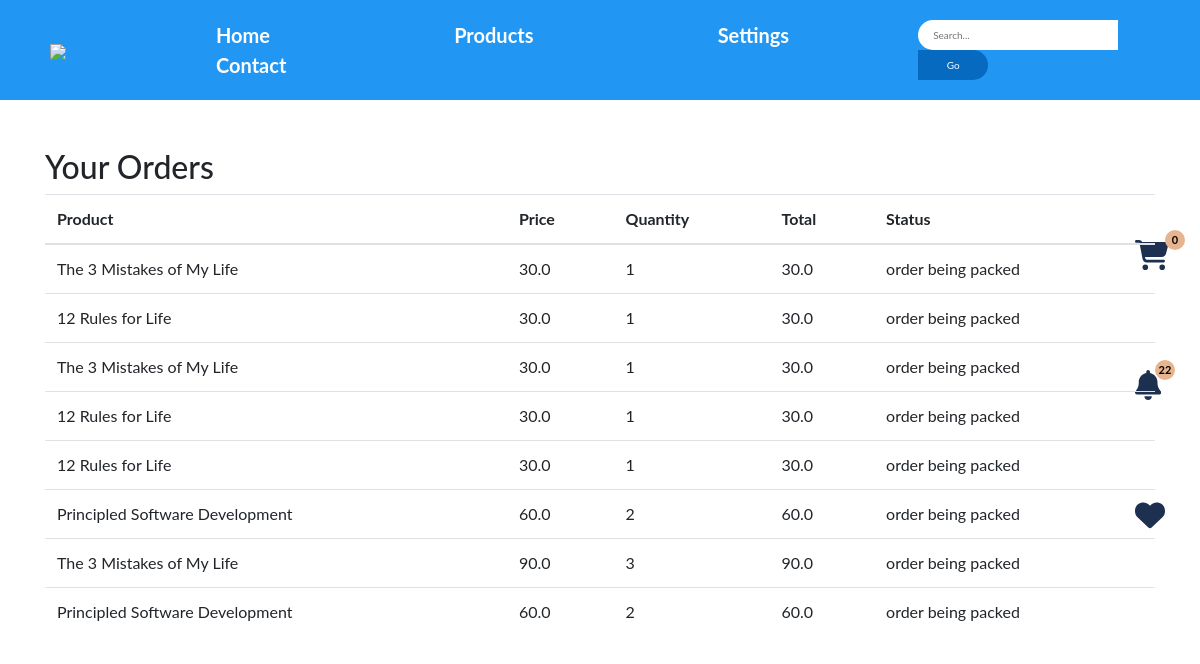
The app's page /orders_page (signed in) with its own data.
### main.py (models this page shows)
class Book(db.Model):
    _tablename_ = 'book'
    id = db.Column(db.Integer, primary_key=True)
    coverId = db.Column(db.String(100), unique=True, nullable=False)
    bookName = db.Column(db.String(200), nullable=False)
    author = db.Column(db.String(200), nullable=False)
    publishedYear = db.Column(db.Integer, nullable=False)
    editionCount = db.Column(db.Integer, nullable=False)
    searches = db.relationship('Search', secondary=book_search._tablename_, lazy='subquery',
        backref=db.backref('books', lazy=True))

class Order(db.Model):
    __tablename__ = 'orders'
    id = db.Column(db.Integer, primary_key=True)
    user_id = db.Column(db.Integer, nullable=False)
    book_id = db.Column(db.Integer, nullable=False)
    quantity = db.Column(db.Integer, nullable=False)
    price = db.Column(db.Float, nullable=False)
    status = db.Column(db.String(200), nullable=False)

### main.py (the view)
@app.route('/orders_page', methods=['GET'])
def orders_page():
    order_items = db.session.query(Order).filter(Order.user_id == db.session.query(User).filter(User.email==session['user']).first().id).all()[::-1]
    order_item_names = [db.session.query(Book).filter(Book.id == order_item.book_id).first().bookName for order_item in order_items]
    return render_template('orders_page.html',
                           order_items=order_items,
                           order_item_names=order_item_names, cart_items_count=getCartItemsCount(),
                              notification_count=getUnreadNotificationCount())

### main.py (called while the page is built)
def getCartItems():
    user_id = db.session.query(User).get(session['user']).id
    cart_items = db.session.query(CartItem).filter(CartItem.user_id == user_id).all()
    return cart_items

def getCartItemsCount():
    return len(getCartItems())

def getUnreadNotificationCount():
    unread_notifications = db.session.query(Notification).filter(Notification.user == session['user'], Notification.isRead == False).all()
    return len(unread_notifications)

### templates/orders_page.html (shortened to what this page needs)
<!DOCTYPE html>
<html lang="en">
<head>
    <link rel="stylesheet" href="https://maxcdn.bootstrapcdn.com/bootstrap/4.5.2/css/bootstrap.min.css">
</head>
<body>
    {% include "header.html" %}
    <section id="cart-items" class="container mt-5">
        <div class="row">
            <div class="col-md-12">
                <h2>Your Orders</h2>
                <table class="table">
                    <thead>
                        <tr>
                            <th>Product</th>
                            <th>Price</th>
                            <th>Quantity</th>
                            <th>Total</th>
                            <th>Status</th>
                        </tr>
                    </thead>
                    <tbody>
                        {% for i in range(order_items|length) %}
                        <tr>
                            <td>{{order_item_names[i]}}</td>
                            <td>{{order_items[i].price}}</td>
                            <td>{{order_items[i].quantity}}</td>
                            <td>{{order_items[i].price}}</td>
                            <td>{{order_items[i].status}}</td>
                        </tr>
                        {% endfor %}
                    </tbody>
                </table>
            </div>
        </div>
    </section>
</body>
</html>

### static/header.css (style rules this page uses)
body { margin: 0 auto; background-color: #ffffff; font-size: 16px; font-family: "Lato", sans-serif; overflow-x: hidden; }

### records on screen
Book: bookName "The 3 Mistakes of My Life" "The 3 Mistakes of My Life" "The 3 Mistakes of My Life"
Order: price "30.0", quantity "1", price "30.0", status "order being packed"
Book: bookName "12 Rules for Life" "12 Rules for Life" "12 Rules for Life"
Order: price "30.0", quantity "1", price "30.0", status "order being packed"
Order: price "30.0", quantity "1", price "30.0", status "order being packed"
Order: price "30.0", quantity "1", price "30.0", status "order being packed"
Order: price "30.0", quantity "1", price "30.0", status "order being packed"
Book: bookName "Principled Software Development" "Principled Software Development"
Order: price "60.0", quantity "2", price "60.0", status "order being packed"
Order: price "90.0", quantity "3", price "90.0", status "order being packed"
Order: price "60.0", quantity "2", price "60.0", status "order being packed"

### other values on screen
{{ cart_items_count }} "0"
{{ notification_count }} "22"
